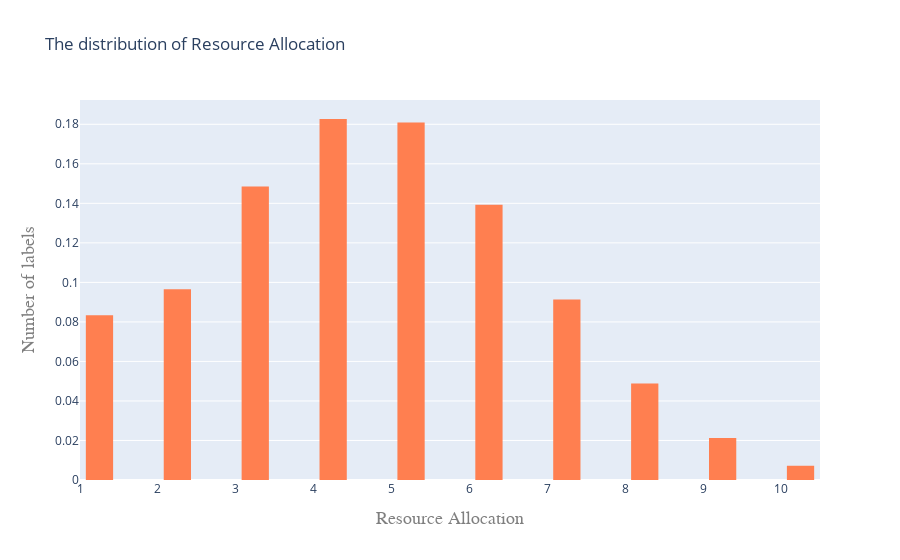

Notebook cell for this chart:
### Code cell
plotHist(Data_train,'Resource Allocation')

### Figure 1 — Plotly figure (JSON) as saved in the notebook; plotly's stock layout.template omitted (floating-point values rounded to 4 significant figures; data arrays with more than 128 entries replaced by an {"elided": "..."} marker saying what was removed)
{"data": [{"autobinx": false, "histnorm": "probability", "marker": {"color": "coral"}, "name": "Histogram", "type": "histogram", "x": {"elided": "18590 int values"}, "xbins": {"end": 11, "size": 0.5, "start": 0}}], "layout": {"bargroupgap": 0.3, "title": {"text": "The distribution of Resource Allocation"}, "xaxis": {"title": {"font": {"color": "#7f7f7f", "family": "Courier New, monospace", "size": 18}, "text": "Resource Allocation"}}, "yaxis": {"title": {"font": {"color": "#7f7f7f", "family": "Courier New, monospace", "size": 18}, "text": "Number of labels"}}}}
